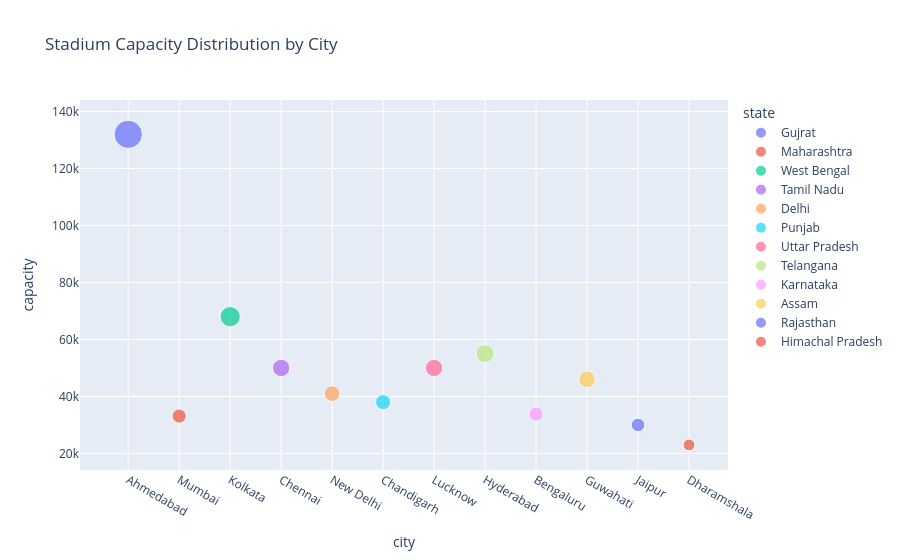

The notebook cell saved with this chart:
### Code cell
#  Scatter: Capacity vs City
fig = px.scatter(df, x="city", y="capacity", color="state", size="capacity",title="Stadium Capacity Distribution by City")
fig.show()

### Figure 1 — Plotly figure (JSON) as saved in the notebook; plotly's stock layout.template omitted (floating-point values rounded to 4 significant figures)
{"data": [{"hovertemplate": "state=Gujrat<br>city=%{x}<br>capacity=%{marker.size}<extra></extra>", "legendgroup": "Gujrat", "marker": {"color": "#636efa", "size": [132000], "sizemode": "area", "sizeref": 330, "symbol": "circle"}, "mode": "markers", "name": "Gujrat", "orientation": "v", "showlegend": true, "type": "scatter", "x": ["Ahmedabad"], "xaxis": "x", "y": [132000], "yaxis": "y"}, {"hovertemplate": "state=Maharashtra<br>city=%{x}<br>capacity=%{marker.size}<extra></extra>", "legendgroup": "Maharashtra", "marker": {"color": "#EF553B", "size": [33108], "sizemode": "area", "sizeref": 330, "symbol": "circle"}, "mode": "markers", "name": "Maharashtra", "orientation": "v", "showlegend": true, "type": "scatter", "x": ["Mumbai"], "xaxis": "x", "y": [33108], "yaxis": "y"}, {"hovertemplate": "state=West Bengal<br>city=%{x}<br>capacity=%{marker.size}<extra></extra>", "legendgroup": "West Bengal", "marker": {"color": "#00cc96", "size": [68000], "sizemode": "area", "sizeref": 330, "symbol": "circle"}, "mode": "markers", "name": "West Bengal", "orientation": "v", "showlegend": true, "type": "scatter", "x": ["Kolkata"], "xaxis": "x", "y": [68000], "yaxis": "y"}, {"hovertemplate": "state=Tamil Nadu<br>city=%{x}<br>capacity=%{marker.size}<extra></extra>", "legendgroup": "Tamil Nadu", "marker": {"color": "#ab63fa", "size": [50000], "sizemode": "area", "sizeref": 330, "symbol": "circle"}, "mode": "markers", "name": "Tamil Nadu", "orientation": "v", "showlegend": true, "type": "scatter", "x": ["Chennai"], "xaxis": "x", "y": [50000], "yaxis": "y"}, {"hovertemplate": "state=Delhi<br>city=%{x}<br>capacity=%{marker.size}<extra></extra>", "legendgroup": "Delhi", "marker": {"color": "#FFA15A", "size": [41000], "sizemode": "area", "sizeref": 330, "symbol": "circle"}, "mode": "markers", "name": "Delhi", "orientation": "v", "showlegend": true, "type": "scatter", "x": ["New Delhi"], "xaxis": "x", "y": [41000], "yaxis": "y"}, {"hovertemplate": "state=Punjab<br>city=%{x}<br>capacity=%{marker.size}<extra></extra>", "legendgroup": "Punjab", "marker": {"color": "#19d3f3", "size": [38000], "sizemode": "area", "sizeref": 330, "symbol": "circle"}, "mode": "markers", "name": "Punjab", "orientation": "v", "showlegend": true, "type": "scatter", "x": ["Chandigarh"], "xaxis": "x", "y": [38000], "yaxis": "y"}, {"hovertemplate": "state=Uttar Pradesh<br>city=%{x}<br>capacity=%{marker.size}<extra></extra>", "legendgroup": "Uttar Pradesh", "marker": {"color": "#FF6692", "size": [50000], "sizemode": "area", "sizeref": 330, "symbol": "circle"}, "mode": "markers", "name": "Uttar Pradesh", "orientation": "v", "showlegend": true, "type": "scatter", "x": ["Lucknow"], "xaxis": "x", "y": [50000], "yaxis": "y"}, {"hovertemplate": "state=Telangana<br>city=%{x}<br>capacity=%{marker.size}<extra></extra>", "legendgroup": "Telangana", "marker": {"color": "#B6E880", "size": [55000], "sizemode": "area", "sizeref": 330, "symbol": "circle"}, "mode": "markers", "name": "Telangana", "orientation": "v", "showlegend": true, "type": "scatter", "x": ["Hyderabad"], "xaxis": "x", "y": [55000], "yaxis": "y"}, {"hovertemplate": "state=Karnataka<br>city=%{x}<br>capacity=%{marker.size}<extra></extra>", "legendgroup": "Karnataka", "marker": {"color": "#FF97FF", "size": [33800], "sizemode": "area", "sizeref": 330, "symbol": "circle"}, "mode": "markers", "name": "Karnataka", "orientation": "v", "showlegend": true, "type": "scatter", "x": ["Bengaluru"], "xaxis": "x", "y": [33800], "yaxis": "y"}, {"hovertemplate": "state=Assam<br>city=%{x}<br>capacity=%{marker.size}<extra></extra>", "legendgroup": "Assam", "marker": {"color": "#FECB52", "size": [46000], "sizemode": "area", "sizeref": 330, "symbol": "circle"}, "mode": "markers", "name": "Assam", "orientation": "v", "showlegend": true, "type": "scatter", "x": ["Guwahati"], "xaxis": "x", "y": [46000], "yaxis": "y"}, {"hovertemplate": "state=Rajasthan<br>city=%{x}<br>capacity=%{marker.size}<extra></extra>", "legendgroup": "Rajasthan", "marker": {"color": "#636efa", "size": [30000], "sizemode": "area", "sizeref": 330, "symbol": "circle"}, "mode": "markers", "name": "Rajasthan", "orientation": "v", "showlegend": true, "type": "scatter", "x": ["Jaipur"], "xaxis": "x", "y": [30000], "yaxis": "y"}, {"hovertemplate": "state=Himachal Pradesh<br>city=%{x}<br>capacity=%{marker.size}<extra></extra>", "legendgroup": "Himachal Pradesh", "marker": {"color": "#EF553B", "size": [23000], "sizemode": "area", "sizeref": 330, "symbol": "circle"}, "mode": "markers", "name": "Himachal Pradesh", "orientation": "v", "showlegend": true, "type": "scatter", "x": ["Dharamshala"], "xaxis": "x", "y": [23000], "yaxis": "y"}], "layout": {"legend": {"itemsizing": "constant", "title": {"text": "state"}, "tracegroupgap": 0}, "title": {"text": "Stadium Capacity Distribution by City"}, "xaxis": {"anchor": "y", "domain": [0, 1], "title": {"text": "city"}}, "yaxis": {"anchor": "x", "domain": [0, 1], "title": {"text": "capacity"}}}}
